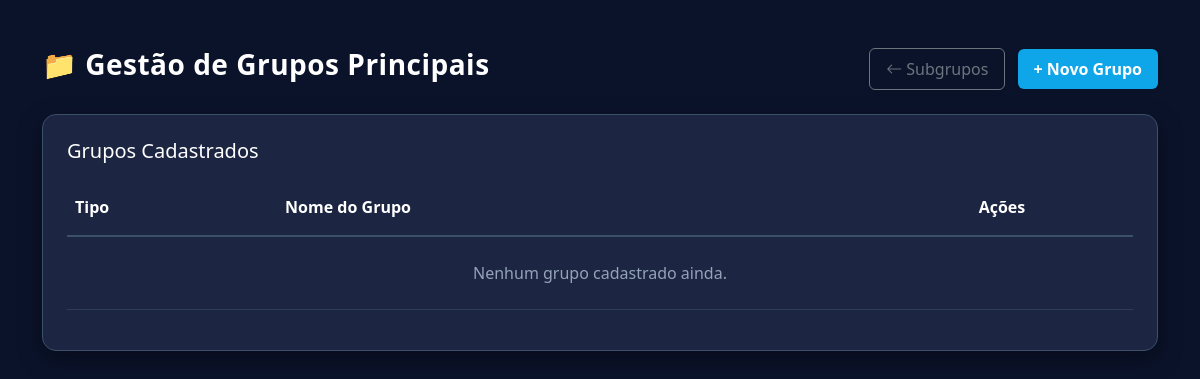
The app's page /grupos/index.php, older data.
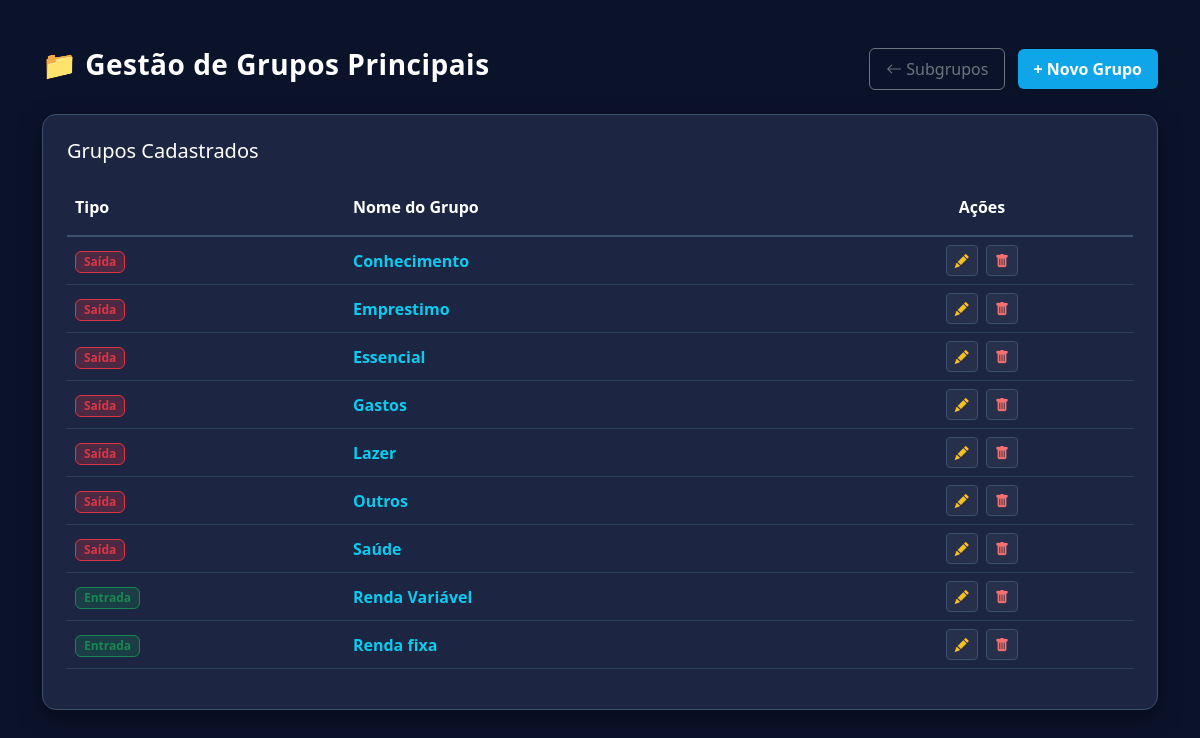
The same page, newer data.
### tables this page shows
CREATE TABLE grupos (
        id INTEGER PRIMARY KEY AUTOINCREMENT,
        nome TEXT NOT NULL,
        tipo TEXT NOT NULL
    );

### grupos/index.php (the view, shortened to what this page needs)
<?php
include '../db/conexao.php';
$grupos = [];
try {
    $stmt = $pdo->query("SELECT * FROM grupos ORDER BY tipo DESC, nome ASC");
    $grupos = $stmt->fetchAll(PDO::FETCH_ASSOC);
} catch (Exception $e) {
    $mensagem = "<div class='alert alert-danger bg-dark text-danger border-danger mt-3'>Erro: " . $e->getMessage() . "</div>";
}
?>
<!DOCTYPE html>
<html lang="pt-BR">
<head>
    <link href="https://cdn.jsdelivr.net/npm/bootstrap@5.3.0/dist/css/bootstrap.min.css" rel="stylesheet">
    <link rel="stylesheet" href="https://cdn.jsdelivr.net/npm/bootstrap-icons@1.10.5/font/bootstrap-icons.css">
</head>
<body>
    <div class="container mt-5 mb-5">
        <div class="row align-items-center mb-4">
            <div class="col-md-6">
                <h2 class="navbar-brand fs-3">📁 Gestão de Grupos Principais</h2>
            </div>
            <div class="col-md-6 text-md-end mt-3 mt-md-0">
                <a href="../subgrupos/index.php" class="btn btn-outline-secondary me-2 px-3 py-2 shadow-sm">
                    <i class="bi bi-arrow-left"></i> Subgrupos
                </a>
                <a href="novo_grupo.php" class="btn btn-info-custom px-3 py-2 shadow-sm">+ Novo Grupo</a>
            </div>
        </div>
        <div class="card card-custom p-4">
            <h4 class="mb-3 fs-5 text-white">Grupos Cadastrados</h4>
            <div class="table-responsive">
                <table class="table align-middle table-hover">
                    <thead>
                        <tr style="border-bottom: 2px solid #3a506b;">
                            <th class="py-3 text-white">Tipo</th>
                            <th class="py-3 text-white">Nome do Grupo</th>
                            <th class="text-center py-3 text-white">Ações</th>
                        </tr>
                    </thead>
                    <tbody>
                        <?php if (count($grupos) > 0): ?>
                            <?php foreach ($grupos as $g): ?>
                                <tr>
                                    <td>
                                        <?php if ($g['tipo'] == 'Entrada'): ?>
                                            <span
                                                class="badge bg-success bg-opacity-25 text-success border border-success px-2 py-1">Entrada</span>
                                        <?php else: ?>
                                            <span
                                                class="badge bg-danger bg-opacity-25 text-danger border border-danger px-2 py-1">Saída</span>
                                        <?php endif; ?>
                                    </td>
                                    <td class="fw-bold text-info"><?php echo htmlspecialchars($g['nome'] ?? ''); ?></td>
                                    <td class="text-center">
                                        <a href="editar_grupo.php?id=<?php echo $g['id']; ?>"
                                            class="btn btn-sm btn-action-edit me-1" title="Editar">
                                            <i class="bi bi-pencil-fill"></i>
                                        </a>
                                        <a href="index.php?deletar=<?php echo $g['id']; ?>" class="btn btn-sm btn-action-delete"
                                            title="Apagar"
                                            onclick="return confirm('Tem certeza que deseja apagar este grupo, Uai?');">
                                            <i class="bi bi-trash-fill"></i>
                                        </a>
                                    </td>
                                </tr>
                            <?php endforeach; ?>
                        <?php else: ?>
                            <tr>
                                <td colspan="3" class="text-center texto-auxiliar p-4">Nenhum grupo cadastrado ainda.</td>
                            </tr>
                        <?php endif; ?>
                    </tbody>
                </table>
            </div>
        </div>
    </div>
</body>
</html>

Row changes from the older to the newer data that the page shows:
added grupos: tipo "Saída", nome "Conhecimento"
added grupos: tipo "Saída", nome "Emprestimo"
added grupos: tipo "Saída", nome "Essencial"
added grupos: tipo "Saída", nome "Gastos"
added grupos: tipo "Saída", nome "Lazer"
added grupos: tipo "Saída", nome "Outros"
added grupos: tipo "Saída", nome "Saúde"
added grupos: tipo "Entrada", nome "Renda Variável"
added grupos: tipo "Entrada", nome "Renda fixa"
Text that changed along with them:
text no longer shown: "Nenhum grupo cadastrado ainda."
